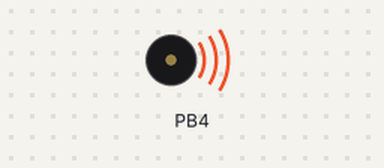
Bench run of a program on a simulated ATmega128, built with avr-gcc and emulated at 16 MHz. On the bench: buzzer (waves = sounding). At 0.0 s the program stops and its outputs stay as they are.

Above: at 0.1 s.
Timing chart, 0 to 1.5 s (numbered marks = the images above):
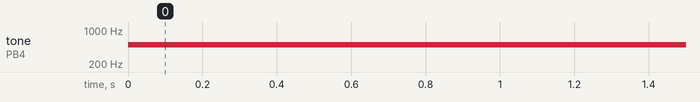

Measured:
- by itself, tone on PB4: silent → 500 Hz at 0.00 s

The program:

main.c
```c
/*
 * 230818_14h_Timer.c
 *
 * Created: 2023-08-18 오후 2:53:44
 * Author : user
 */

#include <avr/io.h>
int main(void)
{
	DDRB = 0x10;
	//TCCR0 |=(1<<COM00) | (1<<WGM01) | (1<<CS02);

	// 시도1
	//TCCR0 =0x1C;  // TCCR0 = 0b00011100; 를 의미
	//OCR0=124;

	// 시도2 -- 500.026Hz / 하단 while((TIFR & 0x02)==0) 코드랑 같이돌리면 250.013Hz
	TCCR0 = 0b00011101;
	OCR0=249;

	while (1)
    {
		// 시도2코드로 오실로스코프로 측정시,
		// 하단 while((TIFR & 0x02)==0)문을 주석처리하면 500헤르츠, 주석처리 안하고 같이 코드돌리면 250헤르츠
		//while((TIFR & 0x02)==0) // 0인지 아닌지? 체크하는 곳! --> 오실로스코프로 측정할때는 이구문도 없어도 헤르츠가 동일하게 나온이유는 무엇?!

	//	0000 0010 ---a구간
	//	0000 0010 ---b구간
	//	0000 0010 -- a와 b구간을 &연산한 결과

	//	0000 0000 ---a구간
	//	0000 0010 ---b구간
	//	0000 0000 -- a와 b구간을 &연산한 결과
		TIFR =0x02;
		OCR0 =124;
    }
}
```
